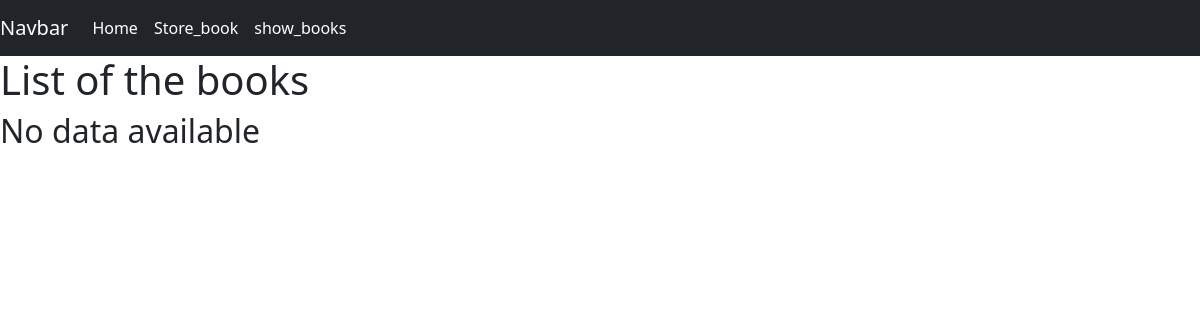
The page /show_books/ on the database as committed earlier.
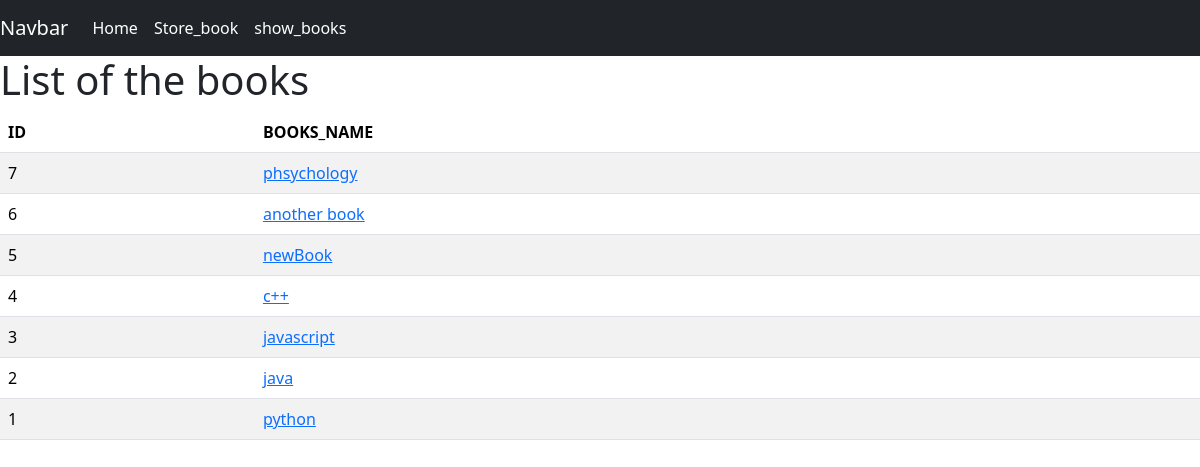
The same page on the database as committed later.
### book/models.py (models this page shows)
class BookModel(models.Model):
    GENRE_CHOICES = [
        ('fiction', 'Fiction'),
        ('nonfiction', 'Non-Fiction'),
        ('mystery', 'Mystery'),
        ('fantasy', 'Fantasy'),
    ]
    id =models.IntegerField(primary_key=True)
    book_name = models.CharField(max_length=30)
    author = models.CharField(max_length=30)
    genre = models.CharField(max_length=20, choices=GENRE_CHOICES)
    first_pub = models.DateTimeField(auto_now_add=True)
    last_pub = models.DateTimeField(auto_now=True)

### book/views.py (the view)
# urls.py: path('show_books/',views.BookListView.as_view(),name="showbook"),
class BookListView(ListView):
    model = BookModel
    template_name ='show_book.html'
    context_object_name ='data'
    ordering =['-id']

### book/templates/show_book.html
{%extends 'base.html'%}
{%block content%}
<div style="width: 50; margin:auto;">
    <h1>List of the books</h1>
    {%if data%}
    <table class="table table-striped">
        <thead>
          <tr>
            <th scope="col">ID</th>
            <th scope="col">BOOKS_NAME</th>
          </tr>
        </thead>
        <tbody>
            {%for items in data %}
            <tr>
                <td>{{items.id}}</td>
                <td><a href="{%url 'book_details' items.id %}">{{items.book_name}}</a></td>
              </tr>
            {%endfor %}
        </tbody>
      </table>
      {%else %}
      <h2>No data available</h2>
      {%endif%}
</div>
{%endblock%}

### book/templates/base.html (shortened to what this page needs)
<!DOCTYPE html>
<html lang="en">
<head>
    <link href="https://cdn.jsdelivr.net/npm/bootstrap@5.3.1/dist/css/bootstrap.min.css" rel="stylesheet">
</head>
<body>
  <nav class="navbar navbar-expand-lg navbar-light bg-dark ">
    <a class="navbar-brand text-white" href="#">Navbar</a>
    <div class="collapse navbar-collapse" id="navbarNav">
      <ul class="navbar-nav">
        <li class="nav-item active">
          <a class="nav-link text-white" href="#">Home </a>
        </li>
        <li class="nav-item">
          <a class="nav-link text-white" href="{%url 'storebook'%}">Store_book</a>
        </li>
        <li class="nav-item">
          <a class="nav-link text-white" href="{%url 'showbook'%}">show_books</a>
        </li>
      </ul>
    </div>
  </nav>
      {%block content%} {%endblock%}
</body>
</html>

Rows that differ between the two databases and show on the page:
added BookModel: id "7", book_name "phsychology"
added BookModel: id "6", book_name "another book"
added BookModel: id "5", book_name "newBook"
added BookModel: id "4", book_name "c++"
added BookModel: id "3", book_name "javascript"
added BookModel: id "2", book_name "java"
added BookModel: id "1", book_name "python"
Other text that changed with them:
text no longer shown: "No data available"
text now shown: "ID BOOKS_NAME"
